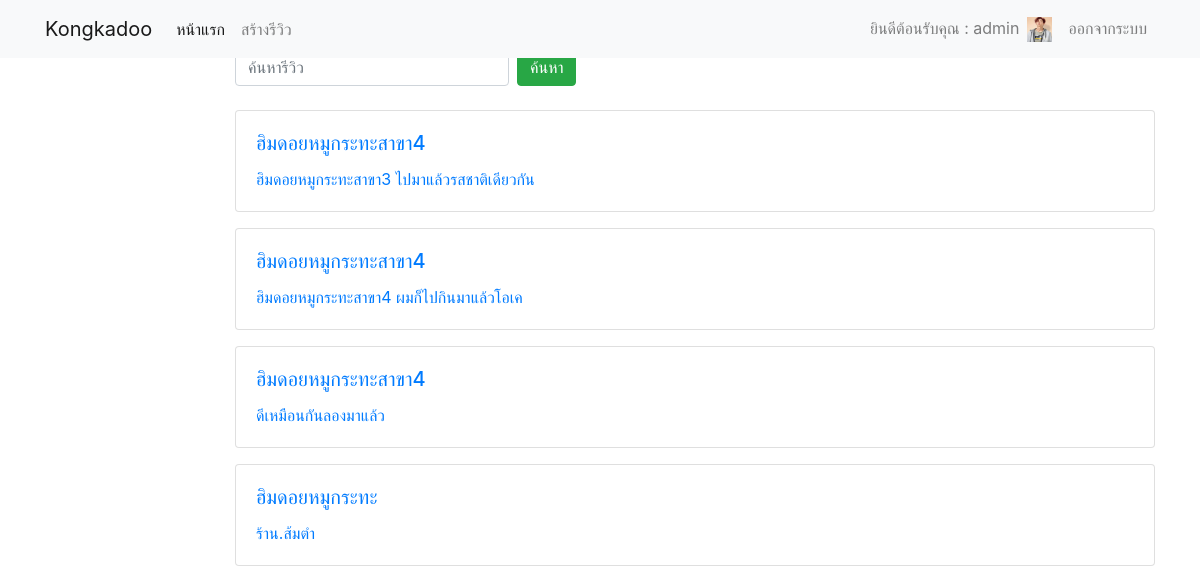
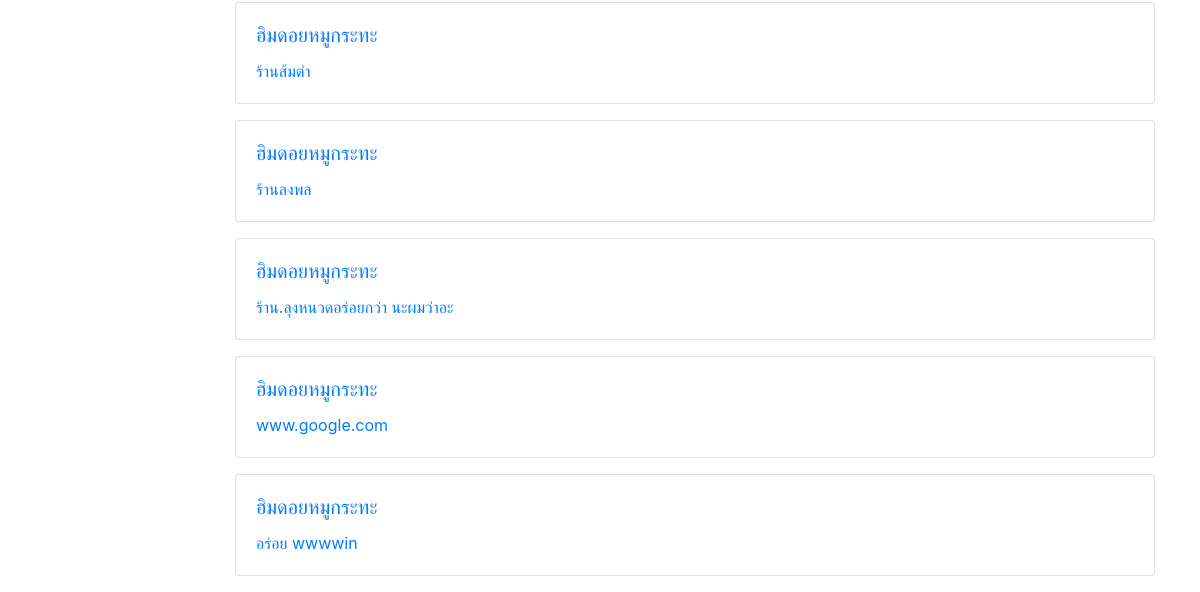
Before: /indexold.php (signed in) with the older database file (2 pictures, top to bottom).
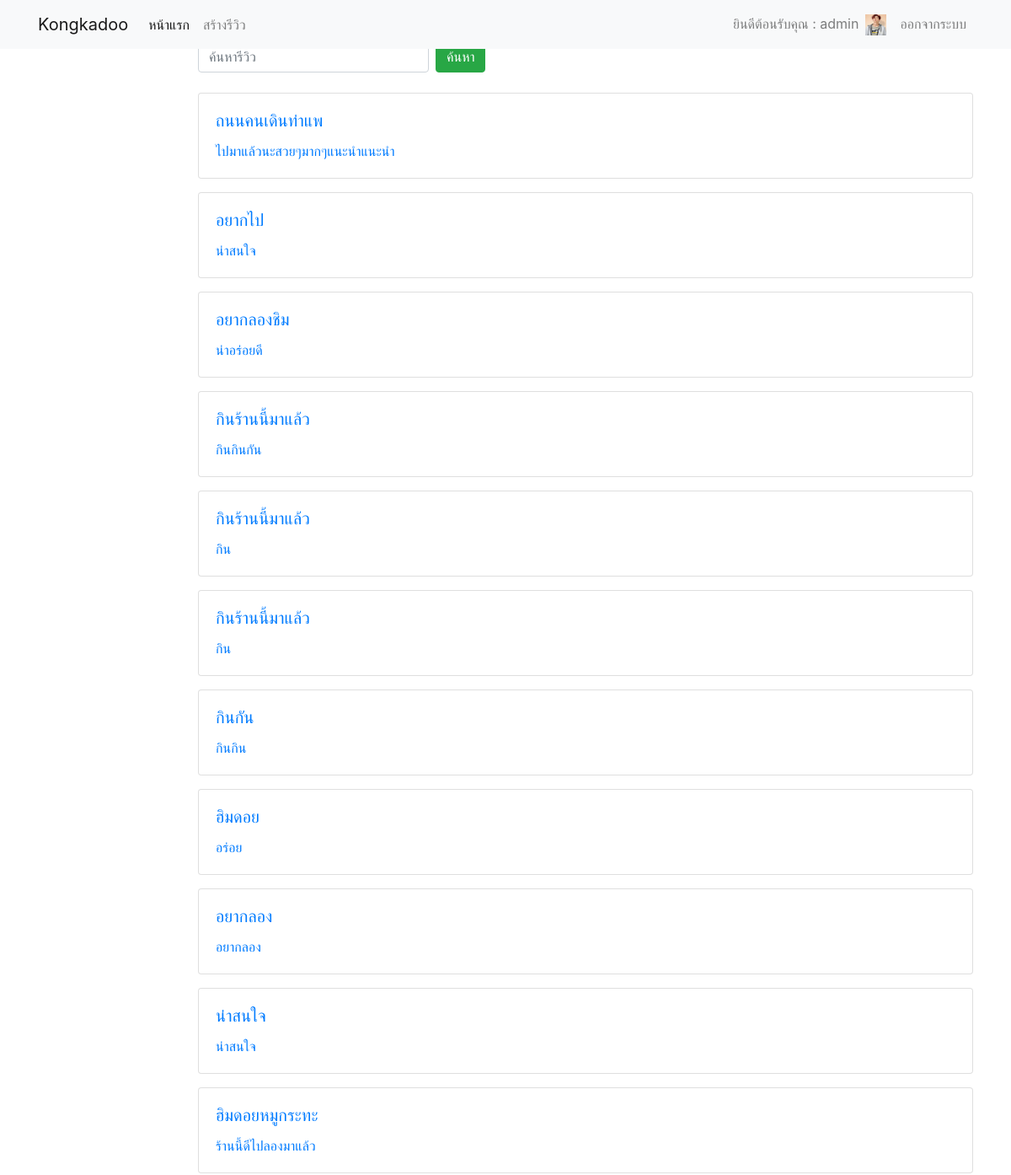
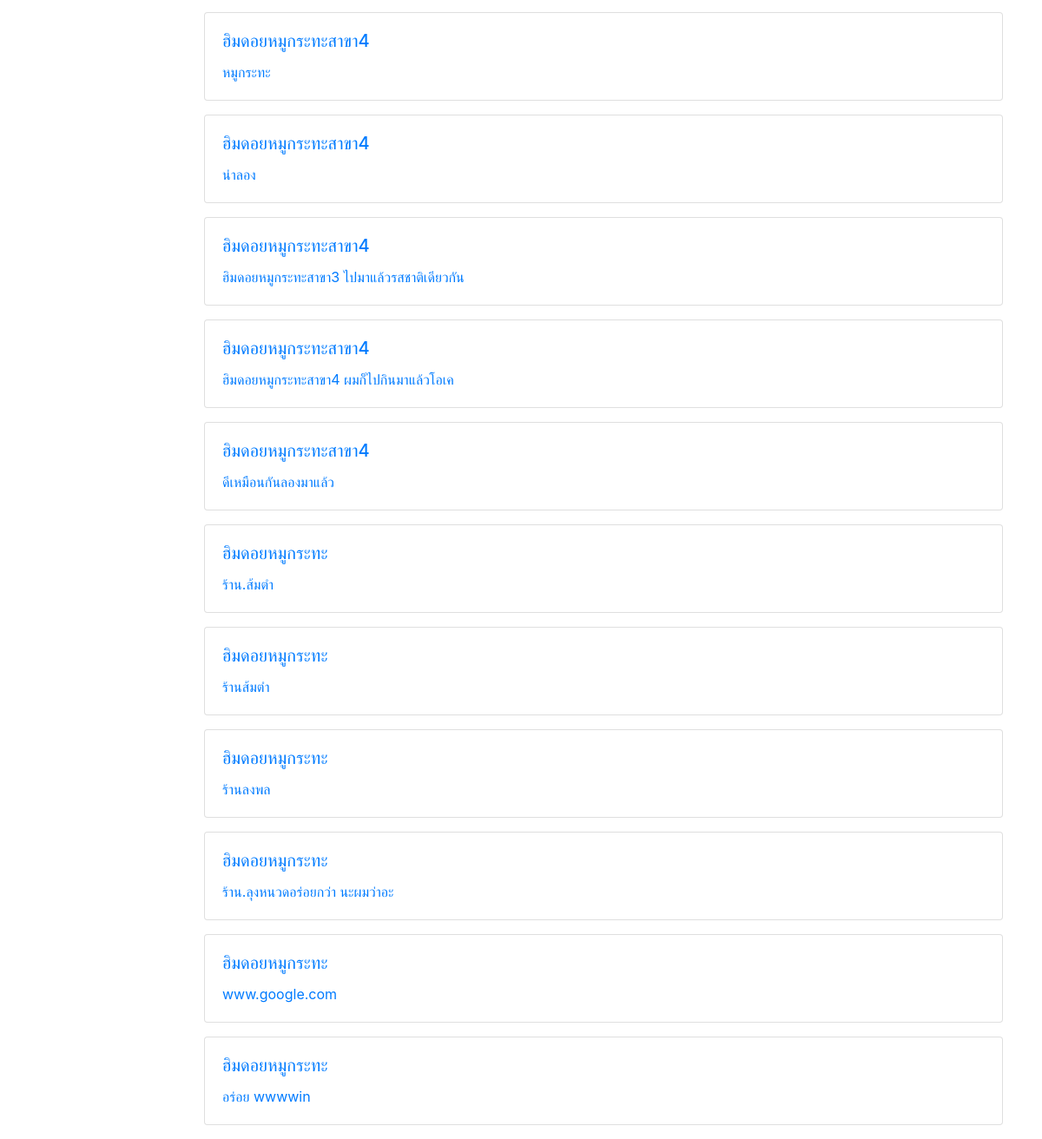
After: the same page with the newer database file (2 pictures, top to bottom).
### tables this page shows
CREATE TABLE `review` (
  `idreview` int(11) NOT NULL,
  `topic` varchar(255) NOT NULL,
  `content` varchar(255) NOT NULL,
  `datetime` datetime NOT NULL,
  `pic` varchar(255) NOT NULL,
  `idmember` varchar(255) NOT NULL,
  `idshop` int(11) NOT NULL,
  `type` varchar(255) NOT NULL
);

### indexold.php (the view, shortened to what this page needs)
<?php session_start();
$idusername = $_SESSION["idusername"];
include 'header.php';
if (isset($_POST['search'])) {
    $search = $_POST['search'];
    $sql = 'SELECT * FROM review where (topic LIKE"' . $search . '") or (content LIKE "' . $search . '") and idmember="' . $idusername . '"ORDER BY idreview DESC';
} else {
    $sql = 'SELECT * FROM review where idmember="' . $idusername . '"ORDER BY idreview DESC';
}
$result = mysql_query($sql) or die(mysql_error());
?>
<div class="container">
    <div class="row">
        <div class="col-sm col-md col-lg col-xl">
            <nav class="navbar navbar-expand-lg fixed-top navbar-light bg-light">
                <div class="container">
                    <a class="navbar-brand" href="index.php">Kongkadoo</a>
                    <div class="collapse navbar-collapse" id="navbarSupportedContent">
                        <ul class="navbar-nav mr-auto">
                            <li class="nav-item active">
                                <a class="nav-link" href="index.php">หน้าแรก <span class="sr-only">(current)</span></a>
                            </li>
                            <li class="nav-item">
                                <a class="nav-link" href="manage_review.php">สร้างรีวิว </a>
                            </li>
                        </ul>
                        <ul class="navbar-nav ml-auto">
                            <?php if (isset($_SESSION['id'])) {?>
                            <li class="nav-item">
                                <span class="navbar-text">
                                    <?php echo "ยินดีต้อนรับคุณ : " . $_SESSION['fullname']; ?>
                                </span>
                            </li>
                            <li class="nav-item">
                                <a class="nav-link" href=""><img src="Image/<?php echo $_SESSION['pic']; ?>" alt=""
                                        width="25" height="25"> <span class="sr-only">(current)</span></a>
                            </li>
                            <li class="nav-item">
                                <a class="nav-link" href="logout.php">ออกจากระบบ </a>
                            </li>
                            <?php }?>
                        </ul>
                    </div>
                </div>
            </nav>
        </div>
    </div>
</div>
<br>
<br>
<div class="container">
    <div class="row">
        <div class=col-2></div>
        <div class=col-6>
            <form id="formsearch" name="formsearch" method="POST" action="index.php" class="form-inline my-4 my-lg-0">
                <input name="search" type="text" id="search" class="form-control mr-sm-2" placeholder="ค้นหารีวิว" />
                <button class="btn btn-success my-2 my-sm-0" type="submit">ค้นหา</button>
            </form>
        </div>
    </div>
</div>
<br>
<div class="container">
    <div class="row">
        <div class="col-2"></div>
        <div class="col-10">
            <?php while ($row = mysql_fetch_assoc($result)) {?>
            <div class="card">
                <div class="card-body">
                    <h5 class="card-title">
                        <?php echo " <a href='manage_comment.php?idreview=" . $row['idreview'] . "'>" . $row['topic'] . "</a>"; ?>
                    </h5>
                    <p class="card-text">
                        <?php echo "<a href='manage_comment.php?idreview=" . $row['idreview'] . "'>" . $row['content'] . "</a>"; ?>
                    </p>
                </div>
            </div>
            <?php
}
?>
        </div>
    </div>
</div>
<?php include 'footer.php';?>

### header.php (shortened to what this page needs)
<!DOCTYPE html>
<html lang="en">
<head>
    <link rel="stylesheet" href="https://stackpath.bootstrapcdn.com/bootstrap/4.5.2/css/bootstrap.min.css"
>
</head>
<body>

### footer.php (shortened to what this page needs)
</body>
</html>

Changed rows visible on the page:
added review: topic "ถนนคนเดินท่าแพ", content "ไปมาแล้วนะสวยๆมากๆแนะนำแนะนำ"
added review: topic "อยากไป", content "น่าสนใจ"
added review: topic "อยากลองชิม", content "น่าอร่อยดี"
added review: topic "กินร้านนี้มาแล้ว", content "กินกินกัน"
added review: topic "กินร้านนี้มาแล้ว", content "กิน"
added review: topic "กินร้านนี้มาแล้ว", content "กิน"
added review: topic "กินกัน", content "กินกิน"
added review: topic "ฮิมดอย", content "อร่อย"
added review: topic "อยากลอง", content "อยากลอง"
added review: topic "น่าสนใจ", content "น่าสนใจ"
added review: topic "ฮิมดอยหมูกระทะ", content "ร้านนี้ดีไปลองมาแล้ว"
added review: topic "ฮิมดอยหมูกระทะสาขา4", content "หมูกระทะ"
added review: topic "ฮิมดอยหมูกระทะสาขา4", content "น่าลอง"
